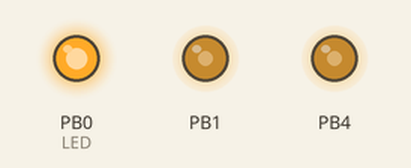
Simulated run of this sketch. Board: ATtiny85, built with avr-gcc and run on an emulated ATtiny85. On the bench: output pins drawn as LEDs (lit = HIGH).

Above: at 0.05 s.
At 1.1 s:
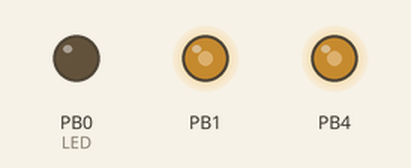
Timing chart, 0 to 3.0 s (numbered marks = the images above):
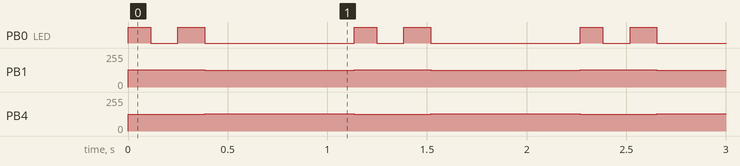

The sketch:

cardiac.ino
```cpp
// (licence header left out)
/* Direct-coupled capacitorless output */

#include <avr/pgmspace.h>
#include <avr/sleep.h>
#define adc_disable()  (ADCSRA &= ~(1<<ADEN))

// Audio encoded as unsigned 8-bit, 8kHz sampling rate
#include "heartbeat.h"

unsigned int p = 0;
unsigned int beat_delay = 0;
//volatile unsigned int led_state = LOW;

void setup() {
  // Enable 64 MHz PLL and use as source for Timer1
  PLLCSR = 1<<PCKE | 1<<PLLE;

  // Set up Timer/Counter1 for PWM output
  TIMSK = 0;                              // Timer interrupts OFF
  TCCR1 = 1<<PWM1A | 2<<COM1A0 | 1<<CS10; // PWM A, clear on match, 1:1 prescale
  GTCCR = 1<<PWM1B | 2<<COM1B0;           // PWM B, clear on match
  OCR1A = 128; OCR1B = 128;               // 50% duty at start

  // Set up Timer/Counter0 for 8kHz interrupt to output samples.
  TCCR0A = 3<<WGM00;                      // Fast PWM
  TCCR0B = 1<<WGM02 | 2<<CS00;            // 1/8 prescale
  TIMSK = 1<<OCIE0A;                      // Enable compare match
  OCR0A = 124;                            // Divide by 1000

  set_sleep_mode(SLEEP_MODE_PWR_DOWN);
  pinMode(4, OUTPUT);
  pinMode(1, OUTPUT);
  pinMode(0, OUTPUT); // LED
}

void loop() {}

// Sample interrupt
ISR(TIMER0_COMPA_vect) {

  // End of data? Go to sleep
  if (p >= heartbeat_wav_len) {
    digitalWrite(0, LOW);
    beat_delay++;

    if (beat_delay > 6000) {
      p=0; beat_delay=0;
    }

  }else{
    uint8_t sample = pgm_read_byte(&heartbeat_wav[p++]);
    if(900 < p && p < 2000){
        digitalWrite(0, LOW);
      }else{
        digitalWrite(0, HIGH);
      }
    OCR1A = sample; OCR1B = sample ^ 255;
  }
}
```

Source omitted: heartbeat.h (data table, 19035 bytes)

Measured:
- by itself, PB0 (LED): repeats every 1.1 s: HIGH 0.13 s, LOW 0.75 s, HIGH 0.11 s, LOW 0.14 s
- by itself, PB1: alternates 128/255 for 0.38 s and 127/255 for 0.75 s
- by itself, PB4: alternates 128/255 for 0.75 s and 127/255 for 0.38 s
